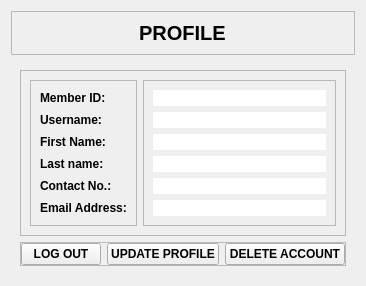
            <widget class="QWidget" name="profile">
             <layout class="QVBoxLayout" name="verticalLayout_6">
              <item>
               <widget class="QFrame" name="frame_5">
                <property name="minimumSize">
                 <size>
                  <width>0</width>
                  <height>30</height>
                 </size>
                </property>
                <property name="frameShape">
                 <enum>QFrame::StyledPanel</enum>
                </property>
                <property name="frameShadow">
                 <enum>QFrame::Raised</enum>
                </property>
                <layout class="QHBoxLayout" name="horizontalLayout_6">
                 <item alignment="Qt::AlignHCenter">
                  <widget class="QLabel" name="profileTitle">
                   <property name="font">
                    <font>
                     <pointsize>15</pointsize>
                     <weight>75</weight>
                     <bold>true</bold>
                    </font>
                   </property>
                   <property name="text">
                    <string>PROFILE</string>
                   </property>
                  </widget>
                 </item>
                </layout>
               </widget>
              </item>
              <item>
               <widget class="QFrame" name="frame_5">
                <property name="styleSheet">
                 <string notr="true">#frame_5 {
	background-color:  rgb(45, 60, 81);
	border-radius: 20px;
}</string>
                </property>
                <layout class="QVBoxLayout" name="verticalLayout_7">
                 <item>
                  <widget class="QFrame" name="details">
                   <property name="sizePolicy">
                    <sizepolicy hsizetype="Expanding" vsizetype="Expanding">
                     <horstretch>0</horstretch>
                     <verstretch>0</verstretch>
                    </sizepolicy>
                   </property>
                   <property name="styleSheet">
                    <string notr="true"/>
                   </property>
                   <property name="frameShape">
                    <enum>QFrame::StyledPanel</enum>
                   </property>
                   <property name="frameShadow">
                    <enum>QFrame::Raised</enum>
                   </property>
                   <layout class="QHBoxLayout" name="horizontalLayout_4">
                    <item alignment="Qt::AlignHCenter">
                     <widget class="QFrame" name="columnA">
                      <property name="maximumSize">
                       <size>
                        <width>150</width>
                        <height>16777215</height>
                       </size>
                      </property>
                      <property name="frameShape">
                       <enum>QFrame::StyledPanel</enum>
                      </property>
                      <property name="frameShadow">
                       <enum>QFrame::Raised</enum>
                      </property>
                      <layout class="QVBoxLayout" name="verticalLayout_9">
                       <property name="rightMargin">
                        <number>9</number>
                       </property>
                       <item>
                        <widget class="QLabel" name="label">
                         <property name="font">
                          <font>
                           <weight>75</weight>
                           <bold>true</bold>
                          </font>
                         </property>
                         <property name="text">
                          <string>Member ID:</string>
                         </property>
                        </widget>
                       </item>
                       <item>
                        <widget class="QLabel" name="label_2">
                         <property name="font">
                          <font>
                           <weight>75</weight>
                           <bold>true</bold>
                          </font>
                         </property>
                         <property name="text">
                          <string>Username:</string>
                         </property>
                        </widget>
                       </item>
                       <item>
                        <widget class="QLabel" name="label_6">
                         <property name="font">
                          <font>
                           <weight>75</weight>
                           <bold>true</bold>
                          </font>
                         </property>
                         <property name="text">
                          <string>First Name:</string>
                         </property>
                        </widget>
                       </item>
                       <item>
                        <widget class="QLabel" name="label_8">
                         <property name="font">
                          <font>
                           <weight>75</weight>
                           <bold>true</bold>
                          </font>
                         </property>
                         <property name="text">
                          <string>Last name:</string>
                         </property>
                        </widget>
                       </item>
                       <item>
                        <widget class="QLabel" name="label_7">
                         <property name="font">
                          <font>
                           <weight>75</weight>
                           <bold>true</bold>
                          </font>
                         </property>
                         <property name="text">
                          <string>Contact No.:</string>
                         </property>
                        </widget>
                       </item>
                       <item>
                        <widget class="QLabel" name="label_9">
                         <property name="font">
                          <font>
                           <weight>75</weight>
                           <bold>true</bold>
                          </font>
                         </property>
                         <property name="text">
                          <string>Email Address:</string>
                         </property>
                        </widget>
                       </item>
                      </layout>
                     </widget>
                    </item>
                    <item>
                     <widget class="QFrame" name="columnB">
                      <property name="styleSheet">
                       <string notr="true">QLineEdit {
	background-color: #fff;
	border-radius: 10px;
}

QLineEdit:Focus {
	border: 2px solid #0000ff;
}</string>
                      </property>
                      <property name="frameShape">
                       <enum>QFrame::StyledPanel</enum>
                      </property>
                      <property name="frameShadow">
                       <enum>QFrame::Raised</enum>
                      </property>
                      <layout class="QVBoxLayout" name="verticalLayout_8">
                       <item>
                        <widget class="QLineEdit" name="memLine">
                         <property name="maximumSize">
                          <size>
                           <width>16777215</width>
                           <height>40</height>
                          </size>
                         </property>
                         <property name="placeholderText">
                          <string/>
                         </property>
                        </widget>
                       </item>
                       <item>
                        <widget class="QLineEdit" name="userLine">
                         <property name="maximumSize">
                          <size>
                           <width>16777215</width>
                           <height>40</height>
                          </size>
                         </property>
                         <property name="placeholderText">
                          <string/>
                         </property>
                        </widget>
                       </item>
                       <item>
                        <widget class="QLineEdit" name="fnLine">
                         <property name="maximumSize">
                          <size>
                           <width>16777215</width>
                           <height>40</height>
                          </size>
                         </property>
                         <property name="placeholderText">
                          <string/>
                         </property>
                        </widget>
                       </item>
                       <item>
                        <widget class="QLineEdit" name="lnLine">
                         <property name="maximumSize">
                          <size>
                           <width>16777215</width>
                           <height>40</height>
                          </size>
                         </property>
                         <property name="placeholderText">
                          <string/>
                         </property>
                        </widget>
                       </item>
                       <item>
                        <widget class="QLineEdit" name="contLine">
                         <property name="maximumSize">
                          <size>
                           <width>16777215</width>
                           <height>40</height>
                          </size>
                         </property>
                         <property name="placeholderText">
                          <string/>
                         </property>
                        </widget>
                       </item>
                       <item>
                        <widget class="QLineEdit" name="emailLine">
                         <property name="maximumSize">
                          <size>
                           <width>16777215</width>
                           <height>40</height>
                          </size>
                         </property>
                         <property name="placeholderText">
                          <string/>
                         </property>
                        </widget>
                       </item>
                      </layout>
                     </widget>
                    </item>
                   </layout>
                  </widget>
                 </item>
                 <item alignment="Qt::AlignHCenter">
                  <widget class="QFrame" name="logout">
                   <property name="maximumSize">
                    <size>
                     <width>16777215</width>
                     <height>55</height>
                    </size>
                   </property>
                   <property name="frameShape">
                    <enum>QFrame::StyledPanel</enum>
                   </property>
                   <property name="frameShadow">
                    <enum>QFrame::Raised</enum>
                   </property>
                   <layout class="QHBoxLayout" name="horizontalLayout_5">
                    <property name="leftMargin">
                     <number>0</number>
                    </property>
                    <property name="topMargin">
                     <number>0</number>
                    </property>
                    <property name="rightMargin">
                     <number>0</number>
                    </property>
                    <property name="bottomMargin">
                     <number>0</number>
                    </property>
                    <item>
                     <widget class="QPushButton" name="logOut">
                      <property name="font">
                       <font>
                        <weight>75</weight>
                        <bold>true</bold>
                       </font>
                      </property>
                      <property name="text">
                       <string>LOG OUT</string>
                      </property>
                      <property name="icon">
                       <iconset resource="icons.qrc">
                        <normaloff>:/icons/icons/log-out.svg</normaloff>:/icons/icons/log-out.svg</iconset>
                      </property>
                     </widget>
                    </item>
                    <item>
                     <widget class="QPushButton" name="updBtn">
                      <property name="font">
                       <font>
                        <weight>75</weight>
                        <bold>true</bold>
                       </font>
                      </property>
                      <property name="text">
                       <string>UPDATE PROFILE</string>
                      </property>
                      <property name="icon">
                       <iconset resource="icons.qrc">
                        <normaloff>:/icons/icons/save.svg</normaloff>:/icons/icons/save.svg</iconset>
                      </property>
                     </widget>
                    </item>
                    <item>
                     <widget class="QPushButton" name="pushButton">
                      <property name="font">
                       <font>
                        <weight>75</weight>
                        <bold>true</bold>
                       </font>
                      </property>
                      <property name="text">
                       <string>DELETE ACCOUNT</string>
                      </property>
                      <property name="icon">
                       <iconset resource="icons.qrc">
                        <normaloff>:/icons/icons/trash-2.svg</normaloff>:/icons/icons/trash-2.svg</iconset>
                      </property>
                     </widget>
                    </item>
                   </layout>
                  </widget>
                 </item>
                </layout>
               </widget>
              </item>
             </layout>
            </widget>
